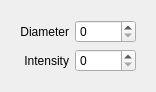
<?xml version="1.0" encoding="UTF-8"?>
<ui version="4.0">
 <class>CircleControls</class>
 <widget class="QWidget" name="CircleControls">
  <property name="geometry">
   <rect>
    <x>0</x>
    <y>0</y>
    <width>151</width>
    <height>92</height>
   </rect>
  </property>
  <property name="windowTitle">
   <string>Form</string>
  </property>
  <layout class="QVBoxLayout" name="verticalLayout">
   <item>
    <widget class="QWidget" name="widget" native="true">
     <layout class="QGridLayout" name="gridLayout">
      <item row="2" column="1">
       <widget class="QSpinBox" name="intensity">
        <property name="sizePolicy">
         <sizepolicy hsizetype="Expanding" vsizetype="Fixed">
          <horstretch>0</horstretch>
          <verstretch>0</verstretch>
         </sizepolicy>
        </property>
        <property name="maximum">
         <number>255</number>
        </property>
       </widget>
      </item>
      <item row="0" column="1">
       <widget class="QSpinBox" name="diameter">
        <property name="sizePolicy">
         <sizepolicy hsizetype="Expanding" vsizetype="Fixed">
          <horstretch>0</horstretch>
          <verstretch>0</verstretch>
         </sizepolicy>
        </property>
        <property name="maximum">
         <number>10000</number>
        </property>
       </widget>
      </item>
      <item row="2" column="0">
       <widget class="QLabel" name="intensityLabel">
        <property name="sizePolicy">
         <sizepolicy hsizetype="Minimum" vsizetype="Preferred">
          <horstretch>0</horstretch>
          <verstretch>0</verstretch>
         </sizepolicy>
        </property>
        <property name="text">
         <string>Intensity</string>
        </property>
        <property name="alignment">
         <set>Qt::AlignRight|Qt::AlignTrailing|Qt::AlignVCenter</set>
        </property>
       </widget>
      </item>
      <item row="0" column="0">
       <widget class="QLabel" name="diameterLabel">
        <property name="sizePolicy">
         <sizepolicy hsizetype="Minimum" vsizetype="Preferred">
          <horstretch>0</horstretch>
          <verstretch>0</verstretch>
         </sizepolicy>
        </property>
        <property name="text">
         <string>Diameter</string>
        </property>
        <property name="alignment">
         <set>Qt::AlignRight|Qt::AlignTrailing|Qt::AlignVCenter</set>
        </property>
        <property name="margin">
         <number>0</number>
        </property>
       </widget>
      </item>
     </layout>
    </widget>
   </item>
  </layout>
 </widget>
 <resources/>
 <connections/>
</ui>
